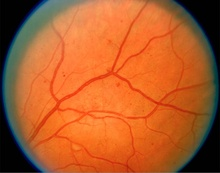
%> input picture Edge Detection/retina2.jpg, 220 x 173 px, shrunk from 800 x 628 before the run
$ octave LoG2.m   (GNU Octave 9; MATLAB toolbox functions it lacks are replaced by stand-ins)
%> lines starting %> are read from the running program, lines starting %| are printed output that depends on the picture; in (x1, y1, x2, y2) boxes, pixels count from 0 and x2, y2 are one past the last pixel; in counts of white or black regions, pixels touching at a corner belong together; the program's own positions count from 1
close all
clear
clc
rgbImage = imread('retina2.jpg');
%> rgbImage is the input picture: size 173x220x3 uint8; mean R, G, B 177.1, 93, 43.5
% Get the dimensions of the image.
[rows, columns, numberOfColorBands] = size(rgbImage);
%> rows = 173; columns = 220; numberOfColorBands = 3
% Display the original color image.
figure;

imshow(rgbImage);
title('original image');
% Enlarge figure to full screen.

%Extract the individual green color channel.

greenChannel = rgbImage(:, :, 2);
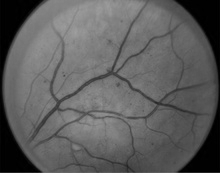
%> greenChannel: size 173x220 uint8; min 0, max 160, mean 93

%setting up the parameters for the LoG kernel

sigg = 0.5;
dim =5;
k = (dim-1)/2;
P=  zeros(dim,dim);

% LoG kernel

for i= 1:dim
    for j= 1:dim
        pt1 = 1/(2*sigg^4);
        pt2 = (((i-k-1)^2 + (j-k-1)^2)/sigg^2) - 2;
        pt3 = exp(-(((i-k-1)^2 + (j-k-1)^2)/(2*sigg^2)));
        P(i,j) = pt1 * pt2 * pt3;
    end
end

for i= 1:dim
    for j= 1:dim
        if (mod((i+j),2)==0)
            P(i,j) = ceil(P(i,j));
        else
            P(i,j) = floor(P(i,j));
        end
    end
end

P(1,1) = 0;
P(1,dim) = 0;
P(dim,1) = 0;
P(dim,dim) = 0;

% Construct Gaussian Kernel
sig=1;
m= 3*sig;

[h1, h2]=meshgrid(-(m-1):(m-1), -(m-1):(m-1));
hg= exp(-(h1.^2+h2.^2)/(2*sig^2))*(1/(2*pi*sig^2));
h=hg ./sum(hg(:));

% Blurring the image by convolution with the gaussian
 greenBlurred = conv2(greenChannel, h,'same');
 % Convolution of the blurred image with the LoG kernel
final = conv2(greenBlurred,P,'same');
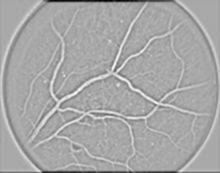
%> final: size 173x220 double; min -320.8, max 163, mean -3.6; drawn with min black and max white
%converting it to unsigned integer8 so that we can display
test_test = uint8(greenBlurred);
test_ege = uint8(final);
test_edge_copy = uint8(final);
figure;

imshow(test_test)
title('blurred image')
figure;

imshow(test_ege)
title('LoG convoluted image')


[rows_x_black,col_y_black] = size(test_ege);
%> rows_x_black = 173; col_y_black = 220

%creating a blank image for zero crossings
zcimg = zeros(rows_x_black,col_y_black);
%zero crossings
for i = 2:rows_x_black-1
    for j = 2:col_y_black-1
        neg_count = 0;
        pos_count = 0;
        for a = -1:1
            for b= -1:1
                if(a~=0 && b ~= 0)
                    if(final(i+a,j+b)< 20)
                        neg_count = neg_count+1;
                    end

                    if (final(i+a,j+b) > 20)
                        pos_count = pos_count + 1;
                    end
                end
            end
        end


        zero_cross = ((neg_count > 0)&&(pos_count>0));
        if(zero_cross)
            zcimg(i,j) = 1;
        end
    end
end
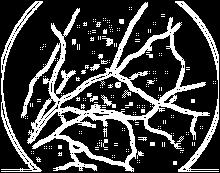
%> zcimg: size 173x220 double; values 0 (black) and 1 (white), 24.4% white; 259 white regions (241 under 20 px), largest, box (x1, y1, x2, y2) and area: (21, 2, 210, 172) 6263, (1, 1, 43, 172) 974, (175, 1, 219, 172) 946

edge_detect_kar_re_pls = uint8(zcimg);
figure;

imshow(zcimg)
title('zero cross result')

% [25 lines of commented-out code are left out]


[index,count] = bwlabel(zcimg);
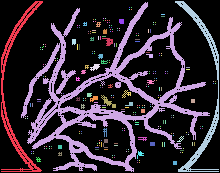
%> index: size 173x220 double; 260 distinct labels, from 0 to 259; one colour per label, 0 black
%> count = 259

[index_x,index_y] = size(index);
%> index_x = 173; index_y = 220

for i=1:count
    [r,c] = find(index == i);
    payload = size(r,1);
    if(payload < 25)           %deleting the objects less than 25 in size
        zcimg(r,c) = 0;
    end
end
%> this loop made 259 passes
%> (r, c, payload) on passes 3 to 5: (119, 26, 1), (117, 28, 1), (119, 28, 1)
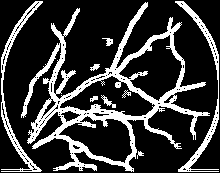
%> zcimg: size 173x220 double; values 0 (black) and 1 (white), 22.1% white; 9 white regions, largest, box (x1, y1, x2, y2) and area: (21, 2, 210, 172) 6263, (1, 1, 43, 172) 974, (175, 1, 219, 172) 946


 figure;

imshow(zcimg);
 title('Zero Cross Filter Results');
 % post processing the edge detections
q = bwmorph(zcimg,'thin',Inf);
%> q: size 173x220 logical; 6.6% white in thin lines or dots
 w = bwmorph(q,'bridge');
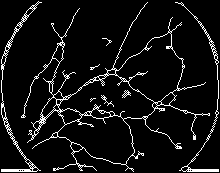
%> w: size 173x220 logical; 7.1% white in thin lines or dots

figure;

imshow((w))
title('Final Result')

asadf = imoverlay(rgbImage,w,'white');
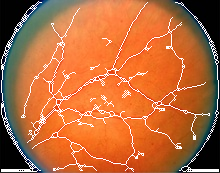
%> asadf: size 173x220x3 uint8; mean R, G, B 184.6, 106.6, 59.7
  figure;

imshow(asadf);
 title(' Color overlapped Image');

$ run again, with Edge Detection/retina1.jpg copied over Edge Detection/retina2.jpg
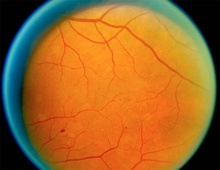
%> input picture Edge Detection/retina1.jpg, 220 x 170 px, shrunk from 800 x 619 before the run
%> rgbImage is the input picture: size 170x220x3 uint8; mean R, G, B 160.3, 104.3, 41.8
%> after the loop `for i = 2:rows_x_black-1`:
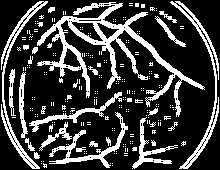
%> zcimg: size 170x220 double; values 0 (black) and 1 (white), 23.7% white; 262 white regions (232 under 20 px), largest, box (x1, y1, x2, y2) and area: (37, 2, 205, 117) 3298, (170, 1, 219, 169) 931, (1, 1, 48, 169) 898
%> index: size 170x220 double; 263 distinct labels, from 0 to 262
%> count = 262
%> the loop `for i=1:count` made 262 passes
%> (r, c, payload) on passes 3, 4, 6: ([118; 118; 118; 118], [13; 14; 15; 16], 4), ([48; 50; 49; 51; 48; 50; 49; 51], [18; 18; 19; 19; 20; 20; 21; 21], 8), ([38; 38; 38; 38], [23; 24; 25; 26], 4)
%> q: size 170x220 logical; 6.7% white in thin lines or dots
%> w: size 170x220 logical; 7.1% white in thin lines or dots
%> `asadf = imoverlay(rgbImage,w,'white');`:
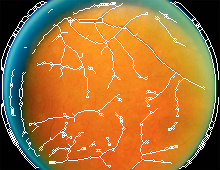
%> asadf: size 170x220x3 uint8; mean R, G, B 168.8, 116.5, 57.2

$ run again, with Edge Detection/retina3.jpg copied over Edge Detection/retina2.jpg
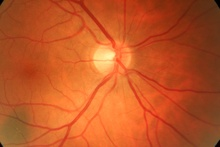
%> input picture Edge Detection/retina3.jpg, 220 x 147 px, shrunk from 1728 x 1152 before the run
%> rgbImage is the input picture: size 147x220x3 uint8; mean R, G, B 191.3, 86.2, 37.9
%> after the loop `for i = 2:rows_x_black-1`:
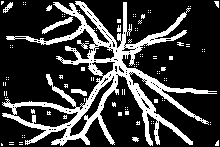
%> zcimg: size 147x220 double; values 0 (black) and 1 (white), 22.8% white; 123 white regions (114 under 20 px), largest, box (x1, y1, x2, y2) and area: (2, 1, 217, 146) 6548, (42, 17, 73, 34) 144, (71, 89, 87, 96) 68
%> index: size 147x220 double; 124 distinct labels, from 0 to 123
%> count = 123
%> the loop `for i=1:count` made 123 passes
%> (r, c, payload) on passes 1, 2, 5, 6, 7, 8, 9: ([2; 3; 4; 5; 2; 3; 4; 2; 3], [2; 2; 2; 2; 3; 3; 3; 4; 4], 9), ([144; 145; 146; 145; 146], [2; 2; 2; 3; 3], 5), ([83; 84; 85; 86], [4; 4; 4; 4], 4), ([92; 93; 94; 95; 96], [5; 5; 5; 5; 5], 5), ([83; 84; 85; 86], [6; 6; 6; 6], 4), (98, 6, 1), (78, 7, 1)
%> q: size 147x220 logical; 5.9% white in thin lines or dots
%> w: size 147x220 logical; 6.3% white in thin lines or dots
%> `asadf = imoverlay(rgbImage,w,'white');`:
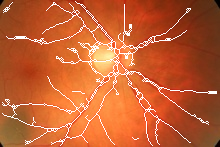
%> asadf: size 147x220x3 uint8; mean R, G, B 194.4, 96.8, 51.5
